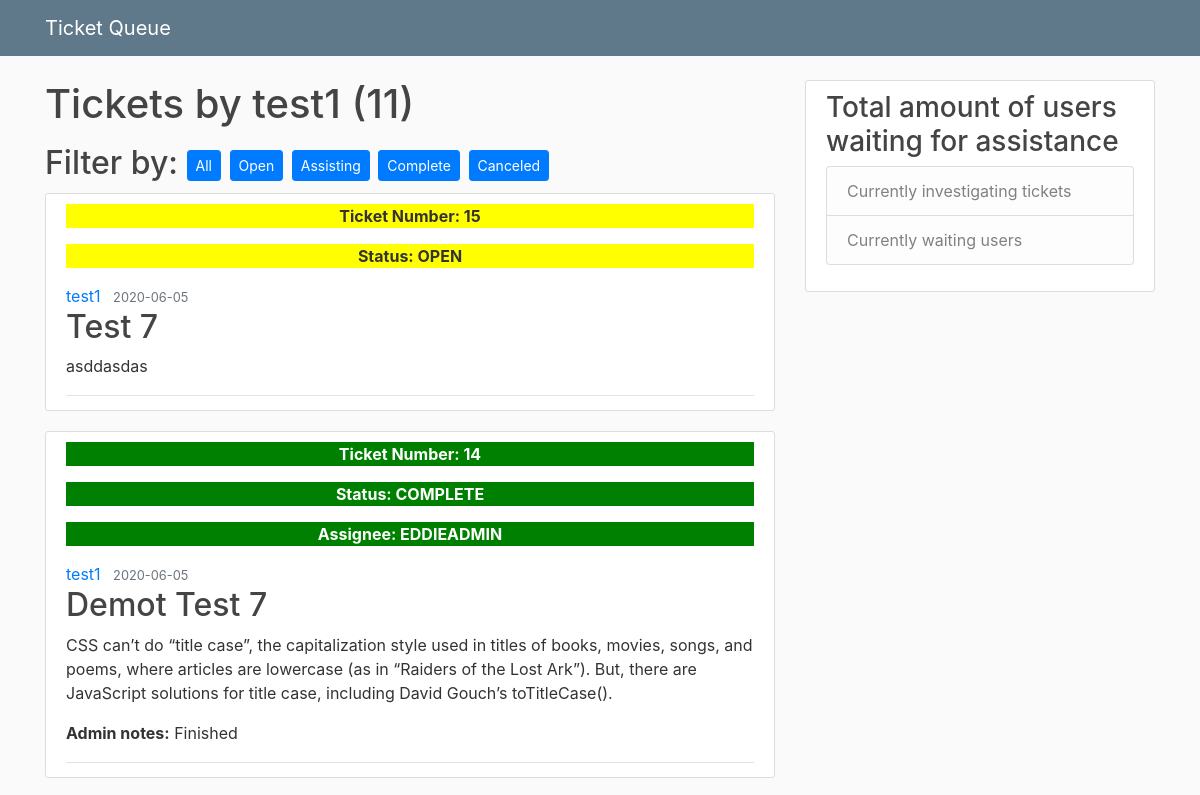
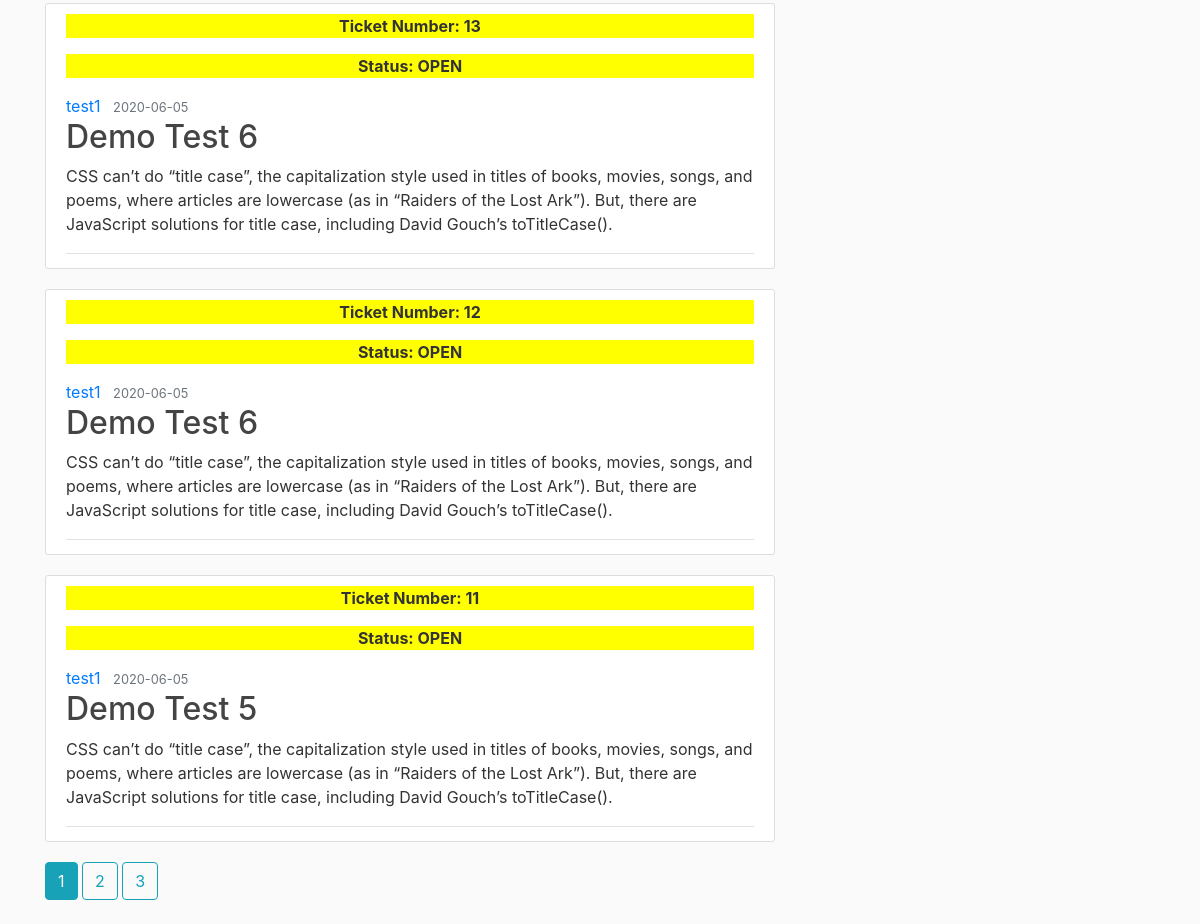
The app's page /user/test1, older data (2 pictures, top to bottom).
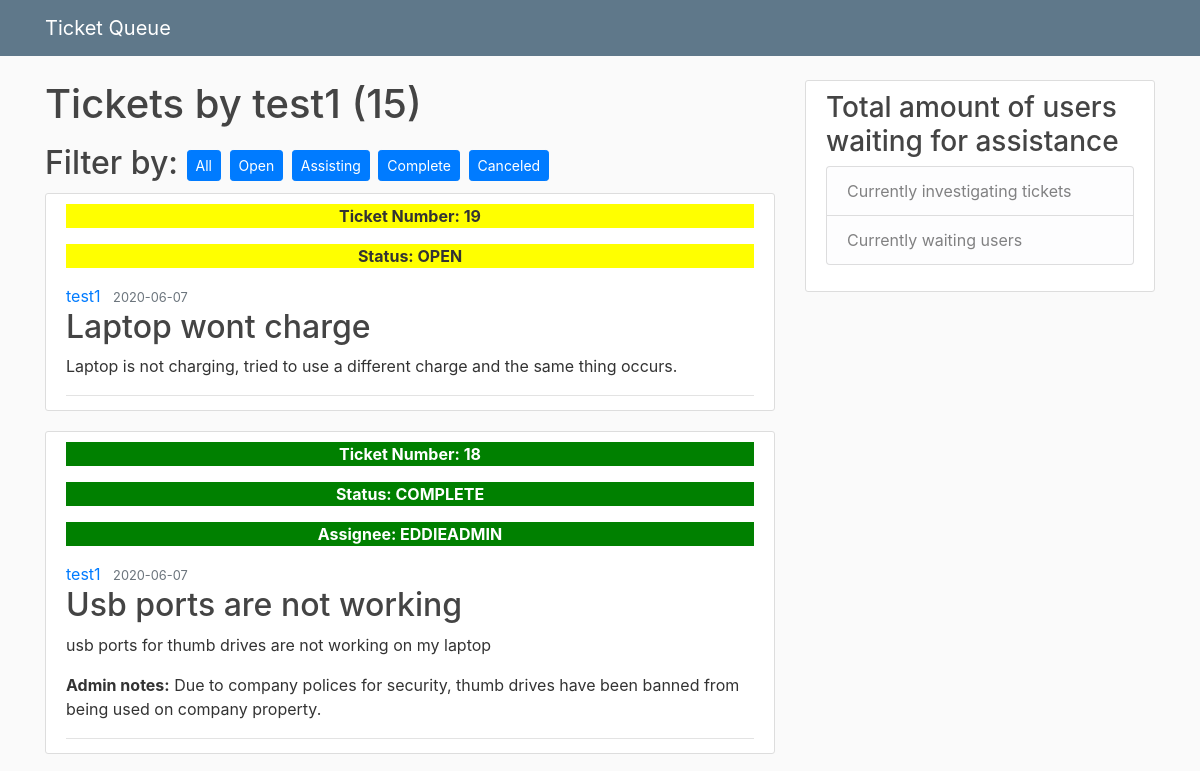
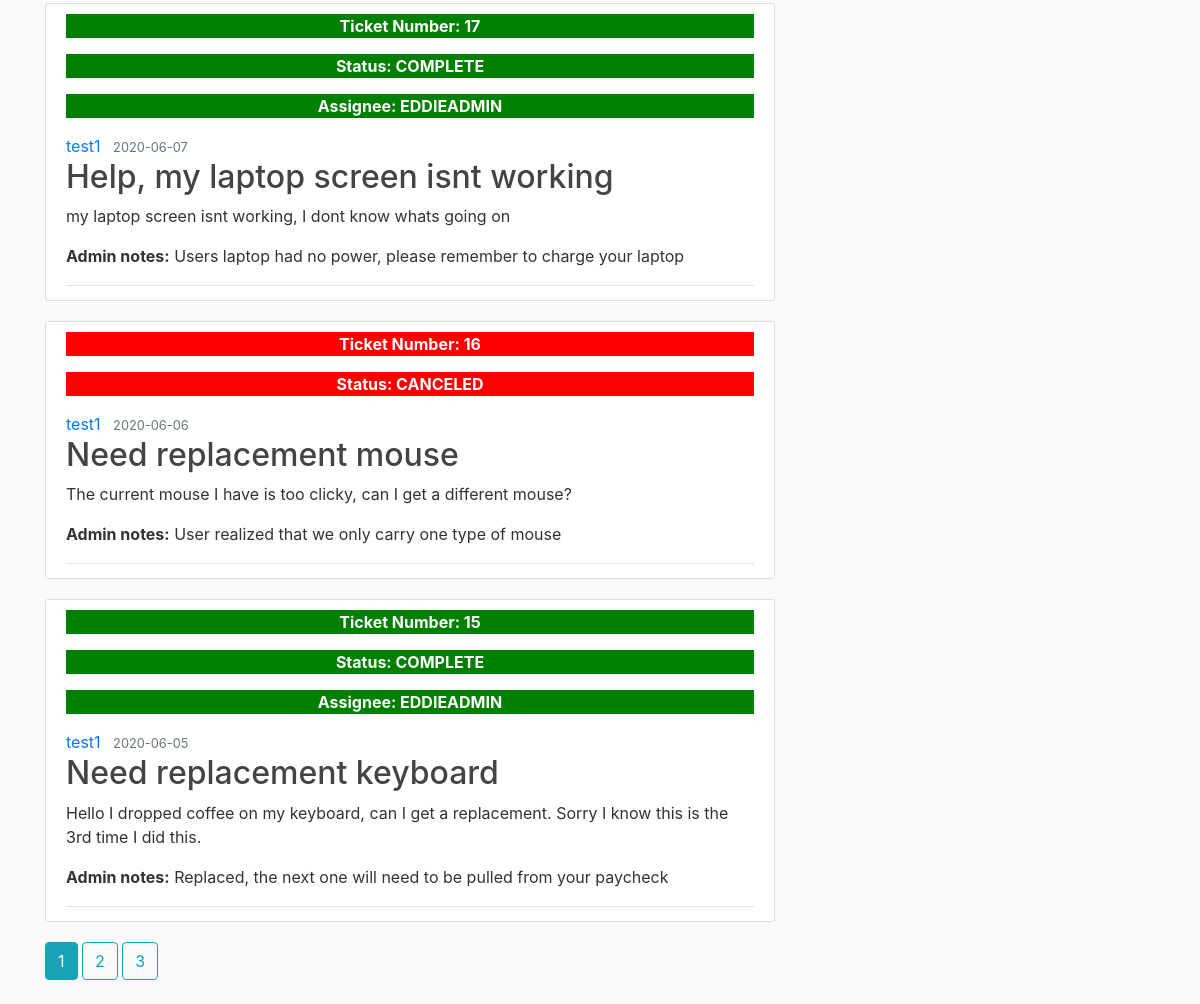
The same page, newer data (2 pictures, top to bottom).
### helpdeskqueue/models.py (models this page shows, shortened)
class Post(db.Model):
    id = db.Column(db.Integer, primary_key = True)
    title = db.Column(db.String(100), nullable = False)
    date_posted = db.Column(db.DateTime, nullable = False, default = datetime.utcnow)
    content = db.Column(db.Text, nullable = False)
    category = db.Column(db.Text, nullable = False)
    status = db.Column(db.Text, nullable = False)
    user_id = db.Column(db.Integer, db.ForeignKey('user.id'), nullable = False)
    notes = db.Column(db.String, nullable = True)
    assisted_by = db.Column(db.String, nullable = True)

class User(db.Model, UserMixin):
    id = db.Column(db.Integer, primary_key = True)
    username = db.Column(db.String(20), unique = True, nullable = False)
    user_type = db.Column(db.String(20), unique = True, nullable = False)
    email = db.Column(db.String(120), unique = True, nullable = False)
    password = db.Column(db.String(60), nullable = False)
    posts = db.relationship('Post', backref = 'author', lazy = True)

### helpdeskqueue/routes.py (the view)
@app.route("/user/<string:username>")
def user_posts(username):
    action = PageAction()
    page = request.args.get('page', 1, type = int)
    user = User.query.filter_by(username = username).first_or_404()
    posts = Post.query.filter_by(author = user)\
        .order_by(Post.date_posted.desc())\
        .paginate(page = page, per_page = 5)
    print(type(posts))
    return render_template('user_posts.html', posts = posts, user = user, status = status, action = action, filter_status = 'open')

### helpdeskqueue/templates/user_posts.html (shortened to what this page needs)
{% extends 'layout.html' %}
{% block content %}
    <h1 class = "mb-3"> Tickets by {{ user.username }} ({{ posts.total }})</h1>
    <h2>Filter by:
    <a class = "btn btn-primary btn-sm mt-1 mb-1" href= "{{ url_for('user_posts', username = current_user.username)}}"> All</a>
    <a class = "btn btn-primary btn-sm mt-1 mb-1" href = "{{ url_for('user_posts_open', username = user.username) }}"> Open</a>
    <a class = "btn btn-primary btn-sm mt-1 mb-1" href = "{{ url_for('user_posts_assisting', username = user.username) }}"> Assisting</a>
    <a class = "btn btn-primary btn-sm mt-1 mb-1" href = "{{ url_for('user_posts_complete', username = user.username) }}"> Complete</a>
    <a class = "btn btn-primary btn-sm mt-1 mb-1" href = "{{ url_for('user_posts_canceled', username = user.username) }}"> Canceled</a>
    </h2>
    {% for post in posts.items %}
        <article class="media content-section">
            <div class="media-body">
            <div class="article-metadata">
                    {% if post.status == status[0] %}
                        <p style="background-color: #FFFF00; text-align: center"><strong>Ticket Number: {{ post.id }}</strong></p>
                        <p style="background-color: #FFFF00; text-align: center"><strong>Status: {{ post.status.upper() }}</strong></p>
                    {% endif %}
                    {% if post.status == status[2] %}
                        <p style = "background-color: green; text-align: center; color: white" ><strong>Ticket Number: {{ post.id }}</strong></p>
                        <p style = "background-color: green; text-align: center; color: white" ><strong>Status: {{ post.status.upper() }}</strong></p>
                        <p style = "background-color: green; text-align: center; color: white"><strong>Assignee: {{ post.assisted_by.upper() }}</strong></p>
                    {% endif %}
                    {% if post.status == status[3] %}
                        <p style = "background-color: red; text-align: center; color: white" ><strong>Ticket Number: {{ post.id }}</strong></p>
                        <p style = "background-color: red; text-align: center; color: white" ><strong>Status: {{ post.status.upper() }}</strong></p>
                    {% endif %}
                    <a class="mr-2" href="{{ url_for('user_posts', username = post.author.username) }}">{{ post.author.username }}</a>
                    <small class="text-muted">{{ post.date_posted.strftime('%Y-%m-%d') }}</small>
                    <h2><a class="article-title" href="{{ url_for('post', post_id = post.id) }}">{{ post.title }}</a></h2>
                    <p class="article-content">{{ post.content }}</p>
                    {% if post.notes %}
                    <p class="article-content"><strong>Admin notes:</strong> {{ post.notes }}</p>
                    {% endif %}
            </div>
            </div>
        </article>
    {% endfor %}
    {% for page_num in posts.iter_pages(left_edge = 1, right_edge = 1, left_current = 1, right_current =2)  %}
        {% if page_num %}
          {% if posts.page == page_num %}
            <a class = "btn btn-info mb-4" href = "{{ url_for('user_posts', username=user.username, page = page_num) }}">{{ page_num }}</a>
          {% else %}
            <a class = "btn btn-outline-info mb-4" href = "{{ url_for('user_posts', username=user.username, page = page_num) }}">{{ page_num }}</a>
          {% endif %}
        {% else %}
        ...
        {% endif %}
    {% endfor %}
{% endblock content %}

Row changes from the older to the newer data that the page shows:
no longer on this page (row edited): Post: id "14", status "COMPLETE", assisted_by "EDDIEADMIN", author.username "test1", date_posted "2020-06-05", title "Demot Test 7", content "CSS can’t do “title case”, the capitalization style used in titles of books, movies, songs, and poems, where articles are lowercase (as in “Raiders of the Lost Ark”). But, there are JavaScript solutions for title case, including David Gouch’s toTitleCase().", notes "Finished"
no longer on this page (row edited): Post: id "13", status "OPEN", author.username "test1", date_posted "2020-06-05", title "Demo Test 6", content "CSS can’t do “title case”, the capitalization style used in titles of books, movies, songs, and poems, where articles are lowercase (as in “Raiders of the Lost Ark”). But, there are JavaScript solutions for title case, including David Gouch’s toTitleCase()."
no longer on this page (row edited): Post: id "12", status "OPEN", author.username "test1", date_posted "2020-06-05", title "Demo Test 6", content "CSS can’t do “title case”, the capitalization style used in titles of books, movies, songs, and poems, where articles are lowercase (as in “Raiders of the Lost Ark”). But, there are JavaScript solutions for title case, including David Gouch’s toTitleCase()."
no longer on this page (row edited): Post: id "11", status "OPEN", author.username "test1", date_posted "2020-06-05", title "Demo Test 5", content "CSS can’t do “title case”, the capitalization style used in titles of books, movies, songs, and poems, where articles are lowercase (as in “Raiders of the Lost Ark”). But, there are JavaScript solutions for title case, including David Gouch’s toTitleCase()."
added Post: id "19", status "OPEN", author.username "test1", date_posted "2020-06-07", title "Laptop wont charge", content "Laptop is not charging, tried to use a different charge and the same thing occurs."
added Post: id "18", status "COMPLETE", assisted_by "EDDIEADMIN", author.username "test1", date_posted "2020-06-07", title "Usb ports are not working", content "usb ports for thumb drives are not working on my laptop", notes "Due to company polices for security, thumb drives have been banned from being used on company property."
added Post: id "17", status "COMPLETE", assisted_by "EDDIEADMIN", author.username "test1", date_posted "2020-06-07", title "Help, my laptop screen isnt working", content "my laptop screen isnt working, I dont know whats going on", notes "Users laptop had no power, please remember to charge your laptop"
added Post: id "16", status "CANCELED", author.username "test1", date_posted "2020-06-06", title "Need replacement mouse", content "The current mouse I have is too clicky, can I get a different mouse?", notes "User realized that we only carry one type of mouse"
changed Post id 15: assisted_by (not shown) → "EDDIEADMIN"; title "Test 7" → "Need replacement keyboard"; content "asddasdas" → "Hello I dropped coffee on my keyboard, can I get a replacement. Sorry I know this is the 3rd time I did this."; notes (not shown) → "Replaced, the next one will need to be pulled from your paycheck"; status "OPEN" → "COMPLETE"
Text that changed along with them:
{{ posts.total }}: "11" → "15"
